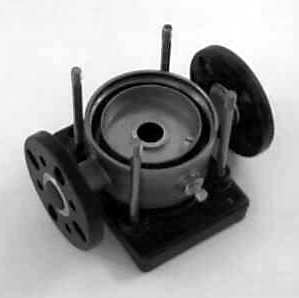
#> input picture images/wheel.png, 299 x 298 px
$ jupyter execute --allow-errors 2a_IMAGE_Edge_Detection.ipynb   (shell and % lines are left out)   (older library calls are emulated)
#> lines starting #> are read from the running program, lines starting #| are printed output that depends on the picture; after the words box and inside, x2 and y2 are one past the last pixel; in counts of white or black regions, pixels touching at a corner belong together
# [OpenCV-Python Tutorial] Edge Detection

In this tutorial, we will find edges using Sobel operator(`cv2.Sobel()`) and Canny edge detector(`cv2.Canny()`).

---

[cell 1]
import numpy as np
import cv2 # OpenCV-Python
import matplotlib.pyplot as plt

[cell 2]
##Ana
from google.colab import drive
drive.mount('/content/drive')

[cell 3]
# Load an image into grayscale
import os, sys
from google.colab.patches import cv2_imshow

os.chdir("/content/drive/My Drive/DOCENCIA_Universidad_CLASSROOM/[ICAI] Master en Big Data - Unstructured Data Analysis/IMAGE")
sys.path.append("/content/drive/My Drive/DOCENCIA_Universidad_CLASSROOM/[ICAI] Master en Big Data - Unstructured Data Analysis/IMAGE")

# Root directory of the project
ROOT_DIR = os.path.abspath(".")
# Directory of images to run detection on
IMAGE_DIR = os.path.join(ROOT_DIR, "images")

input_image = cv2.imread(os.path.join(IMAGE_DIR, "wheel.png"))
#> input_image is the input picture: shape (298, 299, 3); min 0, max 255, mean 151.6

#input_image = cv2.imread('/content/drive/My Drive/DOCENCIA_Universidad_CLASSROOM/[ICAI] Master en Big Data - Unstructured Data Analysis/IMAGE/images/images/wheel.png', cv2.IMREAD_GRAYSCALE)  # input_image: 2-dim array
#input_image = cv2.imread('wheel.png', cv2.IMREAD_GRAYSCALE)  # input_image: 2-dim array
print('dtype: ' + str(input_image.dtype))
#| dtype: uint8
print('shape: ' + str(input_image.shape))
#| shape: (298, 299, 3)

plt.imshow(input_image, cmap='gray')  # Make sure that the plot is drawn in grayscale

---

## 1. Edge detection with sobel operator

`dst = cv2.Sobel(src, ddepth, dx, dy, ksize=3, scale=1.0)`

- `src`: input image
- `ddepth`: output image depth
- `dx`: order of the derivative x
- `dy`: order of the derivative y
- `ksize`: size of the extended Sobel kernel; it must be 1, 3, 5, or 7
- `scale`: optional scale factor for the computed derivative values

[cell 4]
ddepth = cv2.CV_64F  # 64-bit float output
dx = 1  # First-order derivative in x-direction
dy = 0  # NO derivative in y-direction
sobelx = cv2.Sobel(input_image, ddepth, dx, dy)
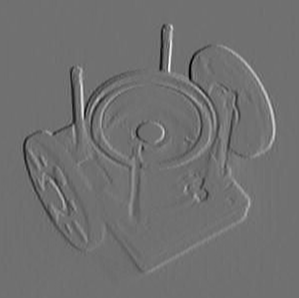
#> sobelx: shape (298, 299, 3) float64; min -754, max 953, mean 0; drawn with min black and max white

plt.imshow(sobelx, cmap='gray')
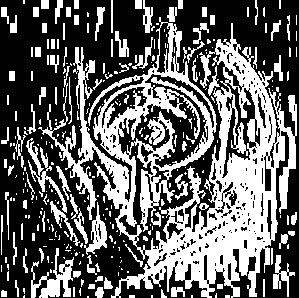
#> shown: shape (298, 299, 3) float64; values 0 (black) and 1 (white), 39.1% white; 313 white regions (209 under 20 px), largest, box (x1, y1, x2, y2) and area: (38, 17, 297, 298) 25471, (31, 248, 74, 298) 854, (84, 202, 107, 255) 436

[cell 5]
# sobel operations and its magnitudes
sobelx = cv2.Sobel(input_image, cv2.CV_64F, 1, 0)
sobely = cv2.Sobel(input_image, cv2.CV_64F, 0, 1)
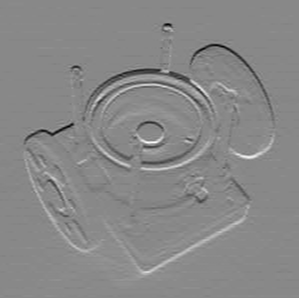
#> sobely: shape (298, 299, 3) float64; min -662, max 575, mean -0.9; drawn with min black and max white
sobel = cv2.sqrt(cv2.addWeighted(cv2.pow(sobelx, 2.0), 1.0, cv2.pow(sobely, 2.0), 1.0, 0.0))
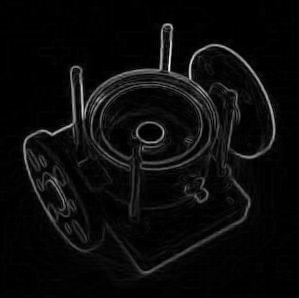
#> sobel: shape (298, 299, 3) float64; min 0, max 955.8, mean 42.9; drawn with min black and max white

plt.figure(figsize=(6, 6));
plt.subplot(2, 2, 1); plt.title('Input image'); plt.axis('off');
plt.imshow(input_image, cmap='gray');
plt.subplot(2, 2, 2); plt.title('Sobel x operation'); plt.axis('off');
plt.imshow(cv2.absdiff(sobelx, 0.0), cmap='gray')
plt.subplot(2, 2, 3); plt.title('Sobel y operation'); plt.axis('off');
plt.imshow(cv2.absdiff(sobely, 0.0), cmap='gray');
plt.subplot(2, 2, 4); plt.title('Sobel intensity'); plt.axis('off');
plt.imshow(sobel, cmap='gray');
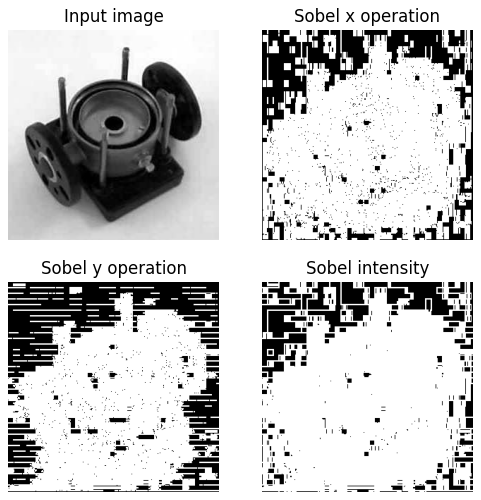
#> figure drawn by matplotlib, 4 panels

---

## 2. Canny Edge Detection

`edges = cv2.Canny(image, threshold1, threshold2, apatureSize=3, L2gradient=False)`

- `image`: 8-bit grayscale input image
- `threshold1`/`threshold2`: thresholds for the hysteresis procedure
- `apertureSize`: aperture size for the `Sobel()` operator
- `L2gradient`: A flag. `True` to use $L_2$-norm of gradients. $L_1$-norm for `False`

[cell 6]
# Canny edge detection
threshold1 = 100
threshold2 = 200
canny = cv2.Canny(input_image, threshold1, threshold2)
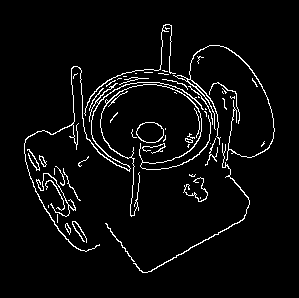
#> canny: shape (298, 299); 4.4% white in thin lines or dots, all inside (x1, y1, x2, y2) = (24, 24, 275, 273)

plt.imshow(canny, cmap='gray')

[cell 7]
# Edge detections with the various thresholds
canny1 = cv2.Canny(input_image, 50, 150)
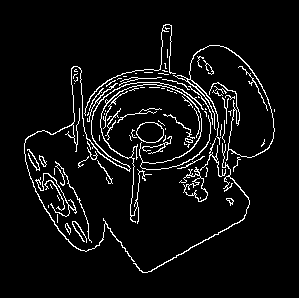
#> canny1: shape (298, 299); 5.8% white in thin lines or dots, all inside (x1, y1, x2, y2) = (24, 24, 275, 273)
canny2 = cv2.Canny(input_image, 100, 200)
canny3 = cv2.Canny(input_image, 150, 250)
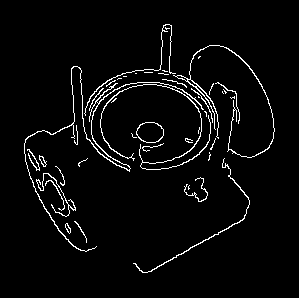
#> canny3: shape (298, 299); 3.7% white in thin lines or dots, all inside (x1, y1, x2, y2) = (24, 24, 275, 273)

plt.figure(figsize=(9, 3));
plt.subplot(1, 3, 1); plt.title('Canny 50/150'); plt.axis('off');
plt.imshow(canny1, cmap='gray');
plt.subplot(1, 3, 2); plt.title('Canny 100/200'); plt.axis('off');
plt.imshow(canny2, cmap='gray');
plt.subplot(1, 3, 3); plt.title('Canny 150/250'); plt.axis('off');
plt.imshow(canny3, cmap='gray');

$ run again, with images/beaver.png copied over images/wheel.png
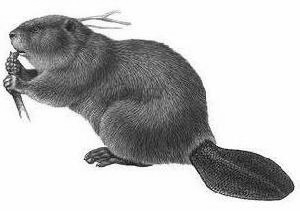
#> input picture images/beaver.png, 300 x 211 px
#> input_image is the input picture: shape (211, 300, 3); min 0, max 255, mean 189.2
#| dtype: uint8
#| shape: (211, 300, 3)
#> `[cell 4] ddepth = cv2.CV_64F  # 64-bit float output dx = 1  # First-or..`:
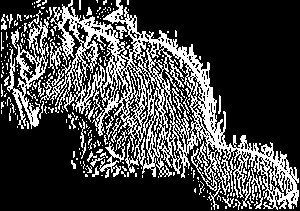
#> shown: shape (211, 300, 3) float64; values 0 (black) and 1 (white), 26.8% white in thin lines or dots
#> canny: shape (211, 300); 10% white in thin lines or dots, all inside (x1, y1, x2, y2) = (2, 9, 295, 201)
#> `canny3 = cv2.Canny(input_image, 150, 250)`:
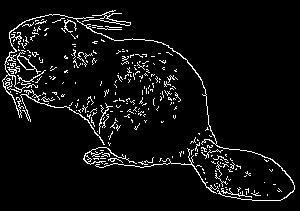
#> canny3: shape (211, 300); 5.8% white in thin lines or dots, all inside (x1, y1, x2, y2) = (2, 10, 295, 201)
